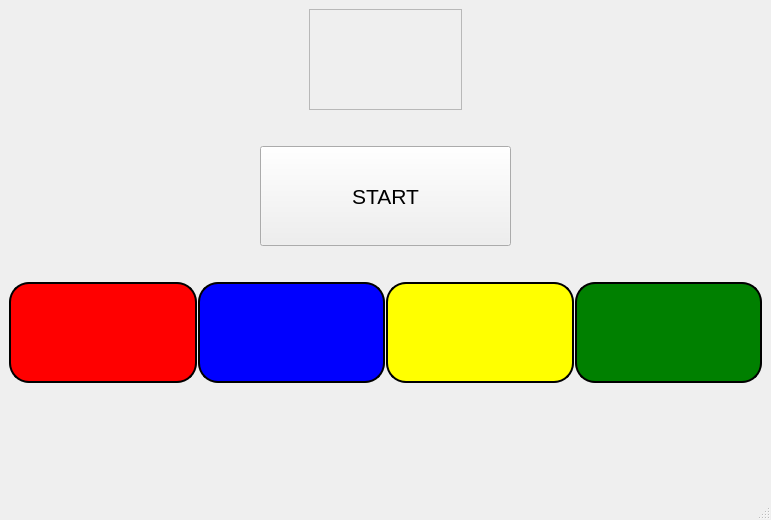
<?xml version="1.0" encoding="UTF-8"?>
<ui version="4.0">
 <class>MainWindow</class>
 <widget class="QMainWindow" name="MainWindow">
  <property name="geometry">
   <rect>
    <x>0</x>
    <y>0</y>
    <width>771</width>
    <height>520</height>
   </rect>
  </property>
  <property name="windowTitle">
   <string>MainWindow</string>
  </property>
  <widget class="QWidget" name="centralwidget">
   <layout class="QVBoxLayout" name="verticalLayout">
    <item>
     <layout class="QHBoxLayout" name="horizontalLayout_2">
      <item>
       <spacer name="horizontalSpacer">
        <property name="orientation">
         <enum>Qt::Horizontal</enum>
        </property>
        <property name="sizeType">
         <enum>QSizePolicy::Fixed</enum>
        </property>
        <property name="sizeHint" stdset="0">
         <size>
          <width>300</width>
          <height>20</height>
         </size>
        </property>
       </spacer>
      </item>
      <item>
       <widget class="QFrame" name="ColorFrame">
        <property name="sizePolicy">
         <sizepolicy hsizetype="Expanding" vsizetype="Expanding">
          <horstretch>0</horstretch>
          <verstretch>3</verstretch>
         </sizepolicy>
        </property>
        <property name="styleSheet">
         <string notr="true">
</string>
        </property>
        <property name="frameShape">
         <enum>QFrame::StyledPanel</enum>
        </property>
        <property name="frameShadow">
         <enum>QFrame::Raised</enum>
        </property>
       </widget>
      </item>
      <item>
       <spacer name="horizontalSpacer_2">
        <property name="orientation">
         <enum>Qt::Horizontal</enum>
        </property>
        <property name="sizeType">
         <enum>QSizePolicy::Fixed</enum>
        </property>
        <property name="sizeHint" stdset="0">
         <size>
          <width>300</width>
          <height>20</height>
         </size>
        </property>
       </spacer>
      </item>
     </layout>
    </item>
    <item>
     <spacer name="verticalSpacer_2">
      <property name="orientation">
       <enum>Qt::Vertical</enum>
      </property>
      <property name="sizeType">
       <enum>QSizePolicy::Fixed</enum>
      </property>
      <property name="sizeHint" stdset="0">
       <size>
        <width>20</width>
        <height>30</height>
       </size>
      </property>
     </spacer>
    </item>
    <item>
     <layout class="QHBoxLayout" name="horizontalLayout_3">
      <item>
       <spacer name="horizontalSpacer_3">
        <property name="orientation">
         <enum>Qt::Horizontal</enum>
        </property>
        <property name="sizeHint" stdset="0">
         <size>
          <width>40</width>
          <height>20</height>
         </size>
        </property>
       </spacer>
      </item>
      <item>
       <widget class="QPushButton" name="pushButton">
        <property name="sizePolicy">
         <sizepolicy hsizetype="MinimumExpanding" vsizetype="MinimumExpanding">
          <horstretch>0</horstretch>
          <verstretch>0</verstretch>
         </sizepolicy>
        </property>
        <property name="font">
         <font>
          <pointsize>16</pointsize>
         </font>
        </property>
        <property name="text">
         <string>START</string>
        </property>
       </widget>
      </item>
      <item>
       <spacer name="horizontalSpacer_4">
        <property name="orientation">
         <enum>Qt::Horizontal</enum>
        </property>
        <property name="sizeHint" stdset="0">
         <size>
          <width>40</width>
          <height>20</height>
         </size>
        </property>
       </spacer>
      </item>
     </layout>
    </item>
    <item>
     <spacer name="verticalSpacer">
      <property name="orientation">
       <enum>Qt::Vertical</enum>
      </property>
      <property name="sizeType">
       <enum>QSizePolicy::Minimum</enum>
      </property>
      <property name="sizeHint" stdset="0">
       <size>
        <width>20</width>
        <height>30</height>
       </size>
      </property>
     </spacer>
    </item>
    <item>
     <layout class="QHBoxLayout" name="horizontalLayout">
      <property name="spacing">
       <number>1</number>
      </property>
      <item>
       <widget class="QPushButton" name="RedPushButton">
        <property name="sizePolicy">
         <sizepolicy hsizetype="Minimum" vsizetype="Expanding">
          <horstretch>0</horstretch>
          <verstretch>1</verstretch>
         </sizepolicy>
        </property>
        <property name="styleSheet">
         <string notr="true"> QPushButton {
      background-color: red;
      border-style: outset;
      border-width: 2px;
      border-radius: 20px;
      border-color: black;
      font: bold 14px;
      min-width: 10em;
      padding: 6px;
  }
  QPushButton:pressed {
      background-color: rgb(170, 0, 0);
      border-style: inset;
  }</string>
        </property>
        <property name="text">
         <string/>
        </property>
       </widget>
      </item>
      <item>
       <widget class="QPushButton" name="BluePushButton">
        <property name="sizePolicy">
         <sizepolicy hsizetype="Minimum" vsizetype="Expanding">
          <horstretch>0</horstretch>
          <verstretch>1</verstretch>
         </sizepolicy>
        </property>
        <property name="styleSheet">
         <string notr="true"> QPushButton {
      background-color: blue;
      border-style: outset;
      border-width: 2px;
      border-radius: 20px;
      border-color: black;
      font: bold 14px;
      min-width: 10em;
      padding: 6px;
  }
  QPushButton:pressed {
      background-color: rgb(0, 0, 127);
      border-style: inset;
  }</string>
        </property>
        <property name="text">
         <string/>
        </property>
       </widget>
      </item>
      <item>
       <widget class="QPushButton" name="YellowPushButton">
        <property name="sizePolicy">
         <sizepolicy hsizetype="Minimum" vsizetype="Expanding">
          <horstretch>0</horstretch>
          <verstretch>1</verstretch>
         </sizepolicy>
        </property>
        <property name="styleSheet">
         <string notr="true"> QPushButton {
      background-color: yellow;
      border-style: outset;
      border-width: 2px;
      border-radius: 20px;
      border-color: black;
      font: bold 14px;
      min-width: 10em;
      padding: 6px;
  }
  QPushButton:pressed {
      background-color: rgb(185, 185, 0);
      border-style: inset;
  }</string>
        </property>
        <property name="text">
         <string/>
        </property>
       </widget>
      </item>
      <item>
       <widget class="QPushButton" name="GreenPushButton">
        <property name="sizePolicy">
         <sizepolicy hsizetype="Minimum" vsizetype="Expanding">
          <horstretch>0</horstretch>
          <verstretch>1</verstretch>
         </sizepolicy>
        </property>
        <property name="styleSheet">
         <string notr="true"> QPushButton {
      background-color: green;
      border-style: outset;
      border-width: 2px;
      border-radius: 20px;
      border-color: black;
      font: bold 14px;
      min-width: 10em;
      padding: 6px;
  }
  QPushButton:pressed {
      background-color: rgb(0, 85, 0);
      border-style: inset;
  }</string>
        </property>
        <property name="text">
         <string/>
        </property>
       </widget>
      </item>
     </layout>
    </item>
    <item>
     <widget class="QLabel" name="LogLabel">
      <property name="sizePolicy">
       <sizepolicy hsizetype="Preferred" vsizetype="Expanding">
        <horstretch>5</horstretch>
        <verstretch>0</verstretch>
       </sizepolicy>
      </property>
      <property name="font">
       <font>
        <pointsize>18</pointsize>
       </font>
      </property>
      <property name="toolTip">
       <string>&lt;html&gt;&lt;head/&gt;&lt;body&gt;&lt;p align=&quot;center&quot;&gt;&lt;br/&gt;&lt;/p&gt;&lt;/body&gt;&lt;/html&gt;</string>
      </property>
      <property name="layoutDirection">
       <enum>Qt::LeftToRight</enum>
      </property>
      <property name="text">
       <string/>
      </property>
      <property name="alignment">
       <set>Qt::AlignCenter</set>
      </property>
     </widget>
    </item>
   </layout>
  </widget>
  <widget class="QMenuBar" name="menubar">
   <property name="geometry">
    <rect>
     <x>0</x>
     <y>0</y>
     <width>771</width>
     <height>25</height>
    </rect>
   </property>
  </widget>
  <widget class="QStatusBar" name="statusbar"/>
 </widget>
 <resources/>
 <connections/>
</ui>
